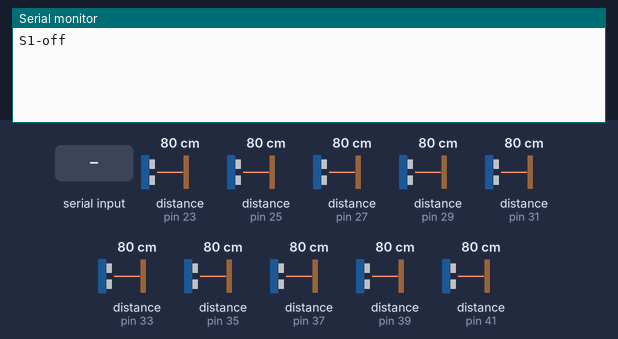
The sketch below on a simulated Arduino Mega 2560, built with avr-gcc and run on an emulated ATmega2560. Parts: the last lines printed to the serial monitor. Wiring (inferred from the names in the program): 6 × ultrasonic range finder: trigger pin 22, echo pin 23 / trigger pin 24, echo pin 25 / trigger pin 26, echo pin 27 / trigger pin 28, echo pin 29 / trigger pin 30, echo pin 31 / trigger pin 32, echo pin 33. Inputs (shaded band) come from the test bench; at power-on: distance to the obstacle (sensors on pin 23, pin 25, pin 27, pin 29, pin 31, pin 33, pin 35, pin 37, pin 39, pin 41) 80 cm. The echo pulse lasts 58.3 µs per cm; the modem accepts every AT command (registered, SIM ready, sends succeed) and sends nothing else.

Above: at 2.2 s.
2.3 s: distance to the obstacle (sensor on pin 23) set to 2 cm
At 8.5 s:
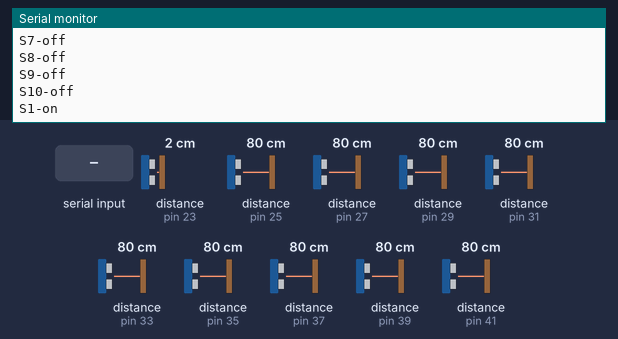
15.6 s: "1" received over Serial
At 29.4 s:
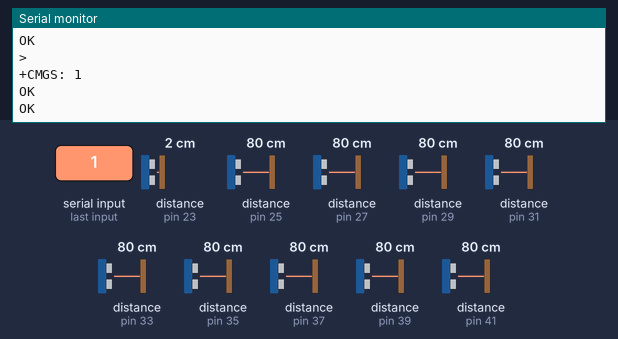
29.6 s: distance to the obstacle (sensor on pin 25) set to 2 cm
At 30.2 s:
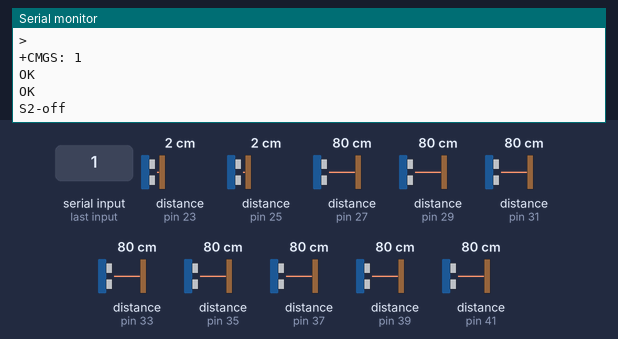
31.1 s: distance to the obstacle (sensor on pin 27) set to 2 cm
At 31.7 s:
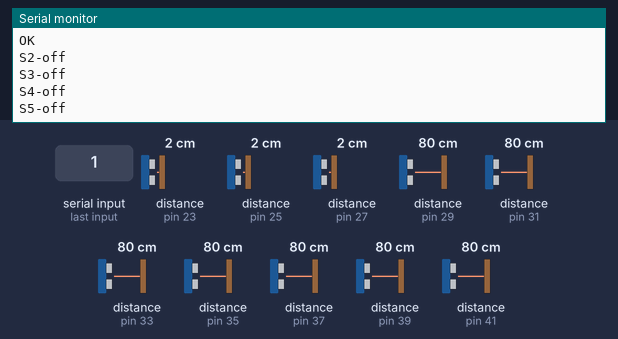
32.6 s: distance to the obstacle (sensor on pin 29) set to 2 cm
At 34.0 s:
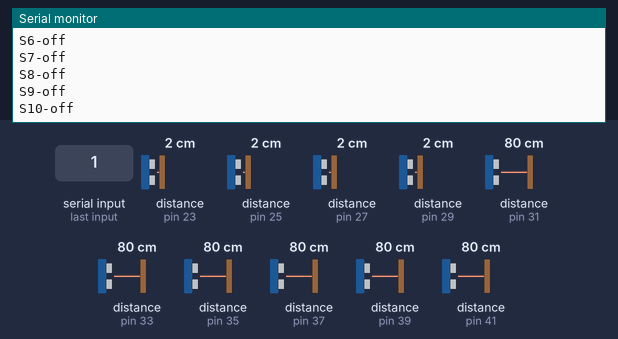
34.1 s: distance to the obstacle (sensor on pin 31) set to 2 cm
At 36.2 s:
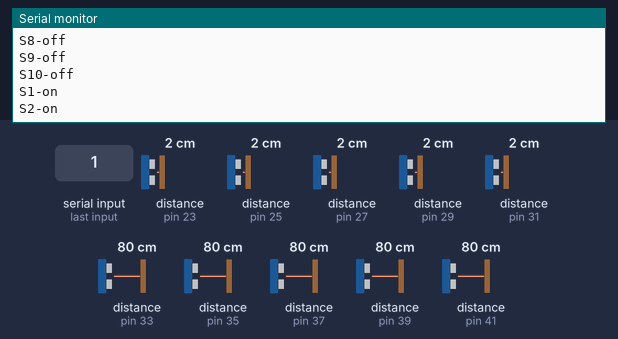
Timing chart, 0 to 36.6 s (numbered marks = the images above; inputs shaded):
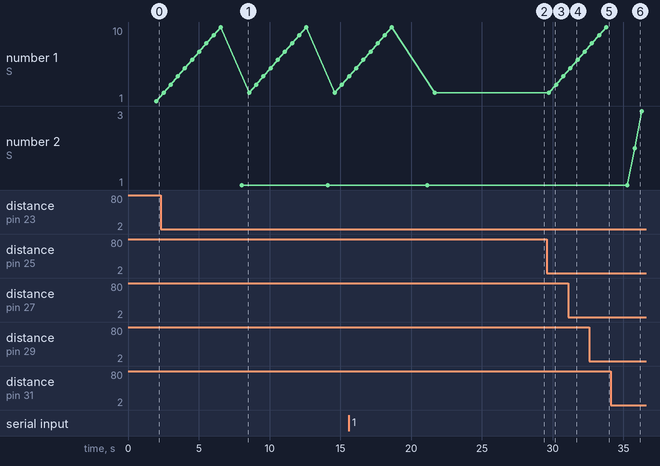

The sketch:

adrian_thesis.ino
```cpp
#include <SoftwareSerial.h>
SoftwareSerial SIM900(10, 11); //RX = 11 arduino shield (8), TX = 10 arduino shield (7);


int trigPin1 = 22;
//PARKING #1
int echoPin1 = 23;

int trigPin2 = 24;
//PARKING #2
int echoPin2 = 25;

int trigPin3 = 26;
//PARKING #3
int echoPin3 = 27;

int trigPin4 = 28;
//PARKING #4
int echoPin4 = 29;

int trigPin5 = 30;
//PARKING #5
int echoPin5 = 31;

int trigPin6 = 32;
//PARKING #6
int echoPin6 = 33;

int trigPin7 = 34;
//PARKING #7
int echoPin7 = 35;

int trigPin8 = 36;
//PARKING #8
int echoPin8 = 37;

int trigPin9 = 38;
//PARKING #9
int echoPin9 = 39;

int trigPin10 = 40;
//PARKING #10
int echoPin10 = 41;

String rcv;
String PreviousState;
String ContactNumber = "";
int cntSend = 0;

String incomingSMS = "";
String msgContent = "";
String msgContact = "";
String displayMsg = "";
String smsVal = "";
String contactVal = "";
String slotRes = "";

void setup() {

  Serial.begin (9600);

  SIM900.begin(19200);

  delay(1000);

  pinMode(trigPin1, OUTPUT);
  pinMode(echoPin1, INPUT);

  pinMode(trigPin2, OUTPUT);
  pinMode(echoPin2, INPUT);

  pinMode(trigPin3, OUTPUT);
  pinMode(echoPin3, INPUT);

  pinMode(trigPin4, OUTPUT);
  pinMode(echoPin4, INPUT);

  pinMode(trigPin5, OUTPUT);
  pinMode(echoPin5, INPUT);

  pinMode(trigPin6, OUTPUT);
  pinMode(echoPin6, INPUT);

  pinMode(trigPin7, OUTPUT);
  pinMode(echoPin7, INPUT);

  pinMode(trigPin8, OUTPUT);
  pinMode(echoPin8, INPUT);

  pinMode(trigPin9, OUTPUT);
  pinMode(echoPin9, INPUT);

  pinMode(trigPin10, OUTPUT);
  pinMode(echoPin10, INPUT);
}

void loop() {
  delay(1000);
  if (Serial.available() > 0)
  {
    rcv = Serial.readString();

    PreviousState = rcv.substring(0, 1);
    ContactNumber = rcv.substring(1, 14);
  }
  readSMS();
  //PARKING #1
  long duration1, distance1;
  digitalWrite(trigPin1, LOW);  // Added this line
  delayMicroseconds(2); // Added this line
  digitalWrite(trigPin1, HIGH);
  delayMicroseconds(10); // Added this line
  digitalWrite(trigPin1, LOW);
  duration1 = pulseIn(echoPin1, HIGH);
  distance1 = (duration1 / 2) / 29.1;

  //data from vb.net (contact number & PreviousState)
  // Serial.println(distance1);

  if ((distance1 >= 50 || distance1 <= 0) && PreviousState  == "1")
  {
    cntSend += 1;
    Serial.println("S1-off");
    PreviousState = "0";
    slotRes = "S1";
    sendSMS();
  }


  if (distance1 >= 50 || distance1 <= 0) {
    Serial.println("S1-off");
  }

  else if (distance1 <= 50 && distance1 >= 0) {
    Serial.println ("S1-on");

    cntSend = 0;
  }


  delay(500);


  //PARKING #2
  long duration2, distance2;
  digitalWrite(trigPin2, LOW);  // Added this line
  delayMicroseconds(2); // Added this line
  digitalWrite(trigPin2, HIGH);
  delayMicroseconds(10); // Added this line
  digitalWrite(trigPin2, LOW);
  duration2 = pulseIn(echoPin2, HIGH);
  distance2 = (duration2 / 2) / 29.1;

  if ((distance2 >= 50 || distance2 <= 0) && PreviousState == "1")
  {
    cntSend += 1;
    Serial.println("S2-off");
    PreviousState = "0";
    slotRes = "S2";
    sendSMS();
  }
  if (distance2 >= 50 || distance2 <= 0) {
    Serial.println("S2-off");
  }
  else if (distance2 <= 50 && distance2 >= 0) {
    Serial.println ("S2-on");
    cntSend = 0;
  }
  delay(500);


  //PARKING #3
  long duration3, distance3;
  digitalWrite(trigPin3, LOW);  // Added this line
  delayMicroseconds(2); // Added this line
  digitalWrite(trigPin3, HIGH);
  delayMicroseconds(10); // Added this line
  digitalWrite(trigPin3, LOW);
  duration3 = pulseIn(echoPin3, HIGH);
  distance3 = (duration3 / 2) / 29.1;


  if ((distance3 >= 50 || distance3 <= 0) && PreviousState == "1") {
    cntSend += 1;
    Serial.println("S3-off");
    PreviousState = "0";
    slotRes = "S3";
    sendSMS();
  }

  if (distance3 >= 50 || distance3 <= 0) {

    Serial.println("S3-off");
  }
  else if (distance3 <= 50 && distance3 >= 0) {

    Serial.println ("S3-on");

    cntSend = 0;
  }
  delay(500);


  //PARKING #4
  long duration4, distance4;
  digitalWrite(trigPin4, LOW);  // Added this line
  delayMicroseconds(2); // Added this line
  digitalWrite(trigPin4, HIGH);
  delayMicroseconds(10); // Added this line
  digitalWrite(trigPin4, LOW);
  duration4 = pulseIn(echoPin4, HIGH);
  distance4 = (duration4 / 2) / 29.1;


  if ((distance4 >= 50 || distance4 <= 0) && PreviousState == "1") {
    cntSend += 1;
    Serial.println("S4-off");
    PreviousState = "0";
    slotRes = "S4";
    sendSMS();

  }

  if (distance4 >= 50 || distance4 <= 0) {

    Serial.println("S4-off");
  }
  else if (distance4 <= 50 && distance4 >= 0) {

    Serial.println ("S4-on");

    cntSend = 0;
  }
  delay(500);


  //PARKING #5
  long duration5, distance5;
  digitalWrite(trigPin5, LOW);  // Added this line
  delayMicroseconds(2); // Added this line
  digitalWrite(trigPin5, HIGH);
  delayMicroseconds(10); // Added this line
  digitalWrite(trigPin5, LOW);
  duration5 = pulseIn(echoPin5, HIGH);
  distance5 = (duration5 / 2) / 29.1;


  if ((distance5 >= 50 || distance5 <= 0) && PreviousState == "1") {
    cntSend += 1;
    Serial.println("S5-off");
    PreviousState = "0";
    slotRes = "S5";
    sendSMS();
  }

  if (distance5 >= 50 || distance5 <= 0) {

    Serial.println("S5-off");
  }
  else if (distance5 <= 50 && distance5 >= 0) {

    Serial.println ("S5-on");

    cntSend = 0;
  }
  delay(500);


  //PARKING #6
  long duration6, distance6;
  digitalWrite(trigPin6, LOW);  // Added this line
  delayMicroseconds(2); // Added this line
  digitalWrite(trigPin6, HIGH);
  delayMicroseconds(10); // Added this line
  digitalWrite(trigPin6, LOW);
  duration6 = pulseIn(echoPin6, HIGH);
  distance6 = (duration6 / 2) / 29.1;

  if ((distance6 >= 50 || distance6 <= 0) && PreviousState == "1") {
    cntSend += 1;
    Serial.println("S6-off");
    slotRes = "S6";
    PreviousState = "0";
    sendSMS();
  }

  if (distance6 >= 50 || distance6 <= 0) {

    Serial.println("S6-off");
  }
  else if (distance6 <= 50 && distance6 >= 0) {

    Serial.println ("S6-on");

    cntSend = 0;
  }
  delay(500);


  //PARKING #7
  long duration7, distance7;
  digitalWrite(trigPin7, LOW);
  delayMicroseconds(2);
  digitalWrite(trigPin7, HIGH);
  delayMicroseconds(10);
  digitalWrite(trigPin7, LOW);
  duration7 = pulseIn(echoPin7, HIGH);
  distance7 = (duration7 / 2) / 29.1;


  if ((distance7 >= 50 || distance7 <= 0) && PreviousState == "1") {
    cntSend += 1;
    Serial.println("S7-off");
    PreviousState = "0";
    slotRes = "S7";
    sendSMS();
  }

  if (distance7 >= 50 || distance7 <= 0) {

    Serial.println("S7-off");
  }
  else if (distance7 <= 50 && distance7 >= 0) {

    Serial.println ("S7-on");
    cntSend = 0;
  }
  delay(500);


  //PARKING #8
  long duration8, distance8;
  digitalWrite(trigPin8, LOW);  // Added this line
  delayMicroseconds(2); // Added this line
  digitalWrite(trigPin8, HIGH);
  delayMicroseconds(10); // Added this line
  digitalWrite(trigPin8, LOW);
  duration8 = pulseIn(echoPin8, HIGH);
  distance8 = (duration8 / 2) / 29.1;

  if ((distance8 >= 50 || distance8 <= 0) && PreviousState == "1") {
    cntSend += 1;
    Serial.println("S8-off");
    PreviousState = "0";
    slotRes = "S8";
    sendSMS();
  }

  if (distance8 >= 50 || distance8 <= 0) {

    Serial.println("S8-off");
  }
  else if (distance8 <= 50 && distance8 >= 0) {

    Serial.println ("S8-on");

    cntSend = 0;
  }
  delay(500);


  //PARKING #9
  long duration9, distance9;
  digitalWrite(trigPin9, LOW);  // Added this line
  delayMicroseconds(2); // Added this line
  digitalWrite(trigPin9, HIGH);
  delayMicroseconds(10); // Added this line
  digitalWrite(trigPin9, LOW);
  duration9 = pulseIn(echoPin9, HIGH);
  distance9 = (duration9 / 2) / 29.1;

  if ((distance9 >= 50 || distance9 <= 0) && PreviousState == "1") {
    cntSend += 1;
    Serial.println("S9-off");
    PreviousState = "0";
    slotRes = "S9";
    sendSMS();
  }

  if (distance9 >= 50 || distance9 <= 0) {

    Serial.println("S9-off");
  }
  else if (distance9 <= 50 && distance9 >= 0) {

    Serial.println ("S9-on");

    cntSend = 0;
  }
  delay(500);


  //PARKING #10
  long duration10, distance10;
  digitalWrite(trigPin10, LOW);  // Added this line
  delayMicroseconds(2); // Added this line
  digitalWrite(trigPin10, HIGH);
  delayMicroseconds(10); // Added this line
  digitalWrite(trigPin10, LOW);
  duration10 = pulseIn(echoPin10, HIGH);
  distance10 = (duration10 / 2) / 29.1;

  if ((distance10 >= 50 || distance10 <= 0) && PreviousState == "1") {
    cntSend += 1;
    Serial.println("S10-off");
    PreviousState = "0";
    slotRes = "S10";
    sendSMS();
  }

  if (distance10 >= 50 || distance10 <= 0) {
    Serial.println("S10-off");
  }
  else if (distance10 <= 50 && distance10 >= 0) {

    Serial.println ("S10-on");

    cntSend = 0;
  }
  delay(500);

}


void sendSMS() {

  if (cntSend == 1) {
    SIM900.print("AT+CMGF=1\r");
    delay(1000);
    SIM900.print("AT+CMGS=\"");
    SIM900.print(ContactNumber);
    SIM900.println("\"\r");
    delay(1000);
    SIM900.println("You are about to leave the parking premise of PRIMARK. Please respond YES or NO for confirmation of departure.");
    // End AT command with a ^Z, ASCII code 26
    SIM900.println((char)26);
    delay(5000);
    receiveSMS();
  }

}

String getValue(String data, char separator, int index) {
  int found = 0;
  int strIndex[] = { 0, -1 };
  int maxIndex = data.length() - 1;

  for (int i = 0; i <= maxIndex && found <= index; i++) {
    if (data.charAt(i) == separator || i == maxIndex) {
      found++;
      strIndex[0] = strIndex[1] + 1;
      strIndex[1] = (i == maxIndex) ? i + 1 : i;
    }
  }
  return found > index ? data.substring(strIndex[0], strIndex[1]) : "";
}

void receiveSMS() {
  SIM900.println("AT+CNMI=2,2,0,0,0\r"); // alert our GSM shield and now whenever it will receive message
  ShowSerialData();
  delay(1000);
  //  Serial.print("No");
  //  Serial.print("-");
  //  Serial.println(slotRes);
}

void readSMS() {
  if (SIM900.available() > 0) {
    msgContent = "";
    msgContact = "";
    incomingSMS = SIM900.readString();
    //    Serial.println(incomingSMS);
    //message content
    msgContent = getValue(incomingSMS, ',', 3);
    char displaySMS[msgContent.length() - 1];
    msgContent.toCharArray(displaySMS, msgContent.length() - 1);
    for (int x = 14; x < msgContent.length() - 1; x++) {
      displaySMS[x];
      smsVal = String(smsVal + displaySMS[x]);
    }
    // message contact number
    msgContact = getValue(incomingSMS, ',', 0);
    //    char displayContact[msgContact.length() - 1];
    //    msgContact.toCharArray(displayContact, msgContent.length() - 1);
    contactVal = msgContact.substring(9, 22);

    if (smsVal == "" && contactVal == "") {
      Serial.println("SMS receiver ready");
    } else {
      Serial.println(smsVal);
      Serial.println(contactVal);
      //      Serial.println(smsVal + "-" + slotRes);
    }
    smsVal = "";
    contactVal = "";
  }

}

void deleteSMS() {
  SIM900.print("AT+CMGD=1,4\r");
  delay(1000);
}

void ShowSerialData()
{
  while (SIM900.available() != 0)
    Serial.write(SIM900.read());
}
```

Measured:
- after the input at 2.3 s, the serial monitor: prints a new line after 5.8 s (image 1)
- after the input at 15.6 s, the serial monitor: prints a new line after 13.1 s (image 2)
